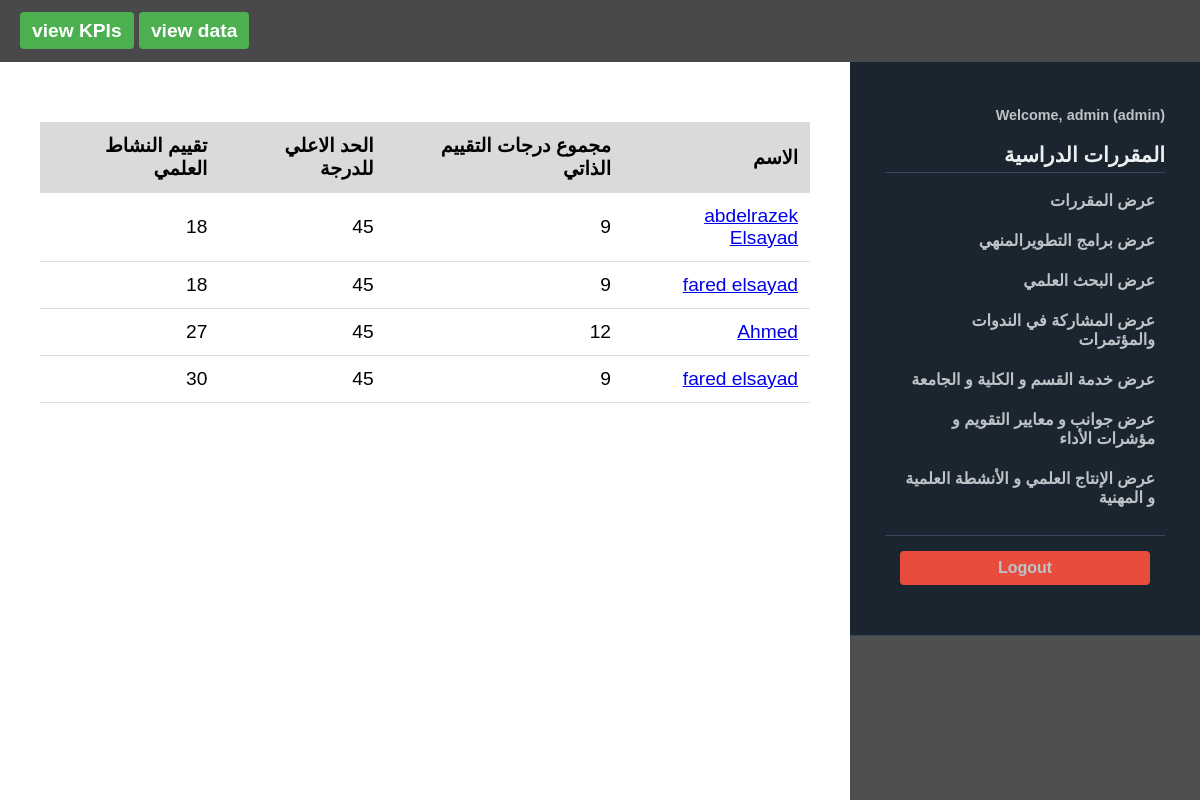
The page /view/criteria_of_evaluation (signed in) on the database its author committed.
### tables this page shows
CREATE TABLE "Evaluation_aspects" (
	"id"	INTEGER,
	"user_id"	INTEGER NOT NULL,
	"Develop_courses"	INT,
	"Prepare_file"	INT,
	"Electronic_tests"	INT,
	"Prepare_material_content"	INT,
	"Use_learning_effectively"	INT,
	"teaching_methods"	INT,
	"Methods_student"	INT,
	"preparing_test_questions"	INT,
	"Provide_academic_guidance"	INT,
	"created_at"	TEXT DEFAULT CURRENT_TIMESTAMP,
	"Develop_courses_Evaluation"	INTEGER,
	"Prepare_file_Evaluation"	INTEGER,
	"Electronic_tests_Evaluation"	INTEGER,
	"Prepare_material_Evaluation"	INTEGER,
	"Use_learning_Evaluation"	INTEGER,
	"teaching_methods_Evaluation"	INTEGER,
	"Methods_student_Evaluation"	INTEGER,
	"preparing_test_Evaluation"	INTEGER,
	"Provide_academic_Evaluation"	INTEGER,
	"aspests_sum"	INTEGER,
	"evaluation_sum"	INTEGER,
	PRIMARY KEY("id" AUTOINCREMENT),
	FOREIGN KEY("user_id") REFERENCES "users"("id")
);

CREATE TABLE users (
            id INTEGER PRIMARY KEY AUTOINCREMENT,
            username TEXT UNIQUE NOT NULL,
            password TEXT NOT NULL,
            role TEXT NOT NULL DEFAULT 'user',
            full_name TEXT
        );

### app.py (the view)
@app.route('/view/criteria_of_evaluation')
@login_required
@admin_required
def view_criteria_of_evaluation():
    conn = get_db_connection()
    Evaluation_aspects = conn.execute('''
        SELECT aspests_sum,evaluation_sum,user_id, users.username, users.full_name
        FROM Evaluation_aspects
        JOIN users ON Evaluation_aspects.user_id = users.id
        ORDER BY Evaluation_aspects.created_at DESC
    ''').fetchall()
    activity = conn.execute('''
        SELECT activity_data.*, users.username, users.full_name
        FROM activity_data
        JOIN users ON activity_data.user_id = users.id
        ORDER BY activity_data.created_at DESC
    ''').fetchall()
    conn.close()
    return render_template('view_data/view_criteria.html', Evaluation_aspects=Evaluation_aspects,activity=activity)

### app.py (called while the page is built)
def get_db_connection():
    conn = sqlite3.connect(DATABASE)
    conn.row_factory = sqlite3.Row
    return conn

def login_required(f):
    @wraps(f)
    def decorated_function(*args, **kwargs):
        if 'user_id' not in session:
            flash('Please log in to access this page.', 'danger')
            return redirect(url_for('login'))
        return f(*args, **kwargs)
    return decorated_function

def admin_required(f):
    @wraps(f)
    def decorated_function(*args, **kwargs):
        if 'user_id' not in session:
            flash('Please log in to access this page.', 'danger')
            return redirect(url_for('login'))
        if session.get('role') != 'admin':
            flash('You do not have permission to access this page.', 'danger')
            return redirect(url_for('index'))
        return f(*args, **kwargs)
    return decorated_function

### templates/view_data/view_criteria.html
{% extends "base.html" %}
{% block content %}
<div class="table-content" >
        <table>
            <thead>
                <tr>
                    <th> الاسم </th>
                    <th>مجموع درجات التقييم الذاتي </th>
                    <th>الحد الاعلي للدرجة</th>
                    <th>تقييم النشاط العلمي </th>
                </tr>
            </thead>
            <tbody>
                {% for item in Evaluation_aspects %}
                <tr>
                    <td><a href="{{ url_for('update_criteria',id=item.user_id ) }}"> {{ item['full_name'] or item['username'] }}</a> </td>
                   {% if  item['Develop_courses'] == None %}
                   <td> لم يتم التقييم</td>
                   {% else %}
                    <td>{{ item['aspests_sum'] }}</td>
                       {% endif %}
                    <td>{{ 45 }}</td>
                    {% if item['Develop_courses_Evaluation'] == None %}
                   <td> لم يتم التقييم</td>
                   {% else %}
                    <td>{{ item['evaluation_sum'] }}</td>
                       {% endif %}
                </tr>
                {% endfor %}
            </tbody>
        </table>
</div>
{% endblock %}

### static/styles.css (style rules this page uses)
body { font-family: 'Arial', sans-serif; margin: 0; padding: 0; background-color: #f5f5f5; }
.table-content { flex: 1; background-color: white; display: block; padding: 20px; font-size: 1em; text-align:right; direction:rtl; }
table { width: 100%; border-collapse: collapse; margin-top: 20px; direction: rtl; }
th, td { padding: 12px; text-align: right; border-bottom: 1px solid #ddd; }
th { background-color: #dbd9d9; font-weight: bold; }

### rows shown on the page
Evaluation_aspects: full_name "abdelrazek Elsayad", aspests_sum "9", value "45", evaluation_sum "18"
Evaluation_aspects: full_name "fared elsayad", aspests_sum "9", value "45", evaluation_sum "18"
Evaluation_aspects: full_name "Ahmed", aspests_sum "12", value "45", evaluation_sum "27"
Evaluation_aspects: full_name "fared elsayad", aspests_sum "9", value "45", evaluation_sum "30"

### other values the page prints
{{ session.get('username') }} "admin"
{{ session.get('role') }} "admin"
